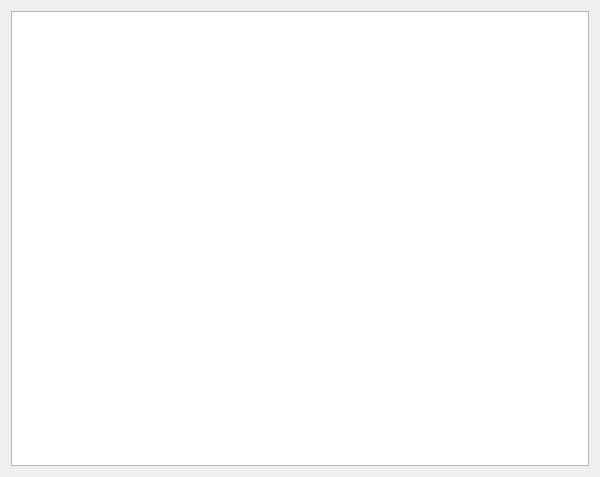
<?xml version="1.0" encoding="UTF-8"?>
<ui version="4.0">
 <class>EditWidget</class>
 <widget class="QWidget" name="EditWidget">
  <property name="geometry">
   <rect>
    <x>0</x>
    <y>0</y>
    <width>600</width>
    <height>477</height>
   </rect>
  </property>
  <property name="sizePolicy">
   <sizepolicy hsizetype="Expanding" vsizetype="Expanding">
    <horstretch>0</horstretch>
    <verstretch>0</verstretch>
   </sizepolicy>
  </property>
  <property name="windowTitle">
   <string/>
  </property>
  <layout class="QGridLayout" name="gridLayout">
   <item row="0" column="0">
    <widget class="QTableView" name="paramTV"/>
   </item>
  </layout>
 </widget>
 <layoutdefault spacing="6" margin="11"/>
 <resources>
  <include location="../iceproc.qrc"/>
 </resources>
 <connections/>
</ui>
